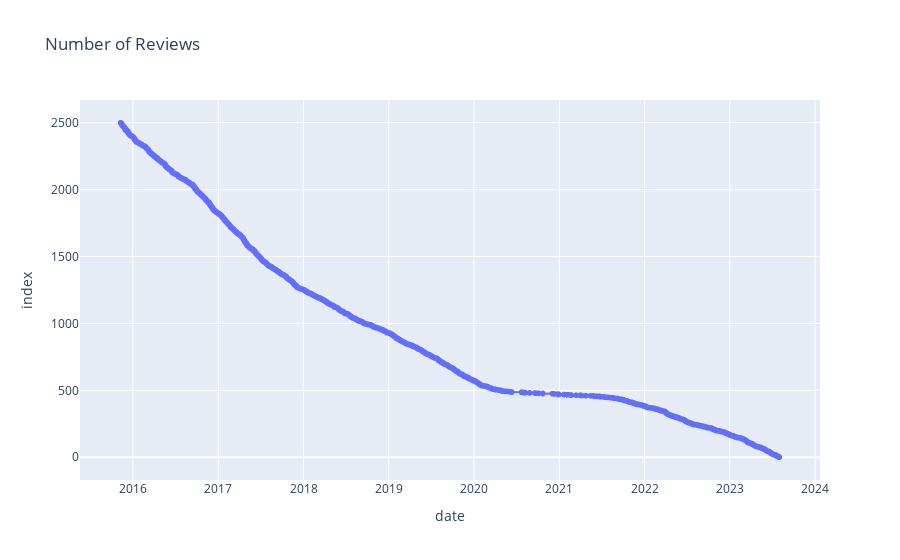

The notebook cell this image was saved under:
### Code cell
fig = px.line(
    df,
    title = "Number of Reviews",
    x = "date"
)
fig.update_traces(mode="markers+lines", hovertemplate=None)
fig.update_layout(hovermode="x")

### Figure 1 — Plotly figure (JSON) as saved in the notebook; plotly's stock layout.template omitted (floating-point values rounded to 4 significant figures; data arrays with more than 128 entries replaced by an {"elided": "..."} marker saying what was removed)
{"data": [{"legendgroup": "", "line": {"color": "#636efa", "dash": "solid"}, "marker": {"symbol": "circle"}, "mode": "markers+lines", "name": "", "showlegend": false, "type": "scattergl", "x": {"elided": "2500 str values"}, "xaxis": "x", "y": {"elided": "2500 int values"}, "yaxis": "y"}], "layout": {"hovermode": "x", "legend": {"tracegroupgap": 0}, "title": {"text": "Number of Reviews"}, "xaxis": {"anchor": "y", "domain": [0, 1], "title": {"text": "date"}}, "yaxis": {"anchor": "x", "domain": [0, 1], "title": {"text": "index"}}}}
